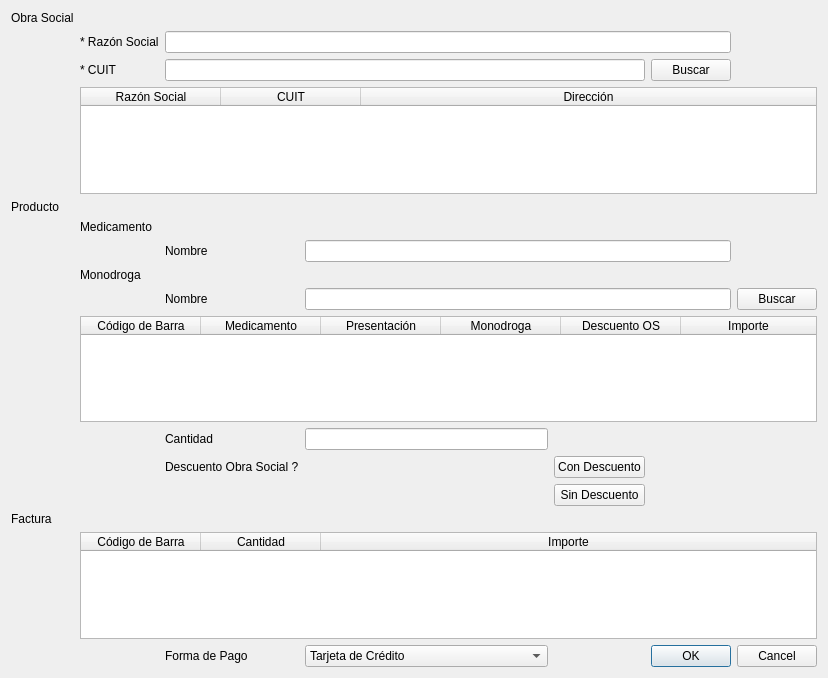
<?xml version="1.0" encoding="UTF-8"?>
<ui version="4.0">
 <class>vtnVentaContado</class>
 <widget class="QWidget" name="vtnVentaContado">
  <property name="geometry">
   <rect>
    <x>0</x>
    <y>0</y>
    <width>828</width>
    <height>678</height>
   </rect>
  </property>
  <property name="windowTitle">
   <string>Venta Contado</string>
  </property>
  <layout class="QVBoxLayout" name="verticalLayout">
   <item>
    <layout class="QGridLayout" name="gridLayout">
     <item row="4" column="0">
      <widget class="QLabel" name="label_4">
       <property name="text">
        <string>Producto</string>
       </property>
      </widget>
     </item>
     <item row="2" column="5">
      <widget class="QPushButton" name="pushButton_2">
       <property name="text">
        <string>Buscar</string>
       </property>
      </widget>
     </item>
     <item row="8" column="3" colspan="3">
      <widget class="QLineEdit" name="lineEdit_4"/>
     </item>
     <item row="15" column="2">
      <widget class="QLabel" name="label_10">
       <property name="text">
        <string>Forma de Pago</string>
       </property>
      </widget>
     </item>
     <item row="11" column="2">
      <widget class="QLabel" name="label_8">
       <property name="text">
        <string>Descuento Obra Social ?</string>
       </property>
      </widget>
     </item>
     <item row="6" column="2">
      <widget class="QLabel" name="label_12">
       <property name="text">
        <string>Nombre</string>
       </property>
      </widget>
     </item>
     <item row="7" column="1">
      <widget class="QLabel" name="label_6">
       <property name="text">
        <string>Monodroga</string>
       </property>
      </widget>
     </item>
     <item row="0" column="0">
      <widget class="QLabel" name="label">
       <property name="text">
        <string>Obra Social</string>
       </property>
      </widget>
     </item>
     <item row="1" column="2" colspan="4">
      <widget class="QLineEdit" name="lineEdit"/>
     </item>
     <item row="15" column="3">
      <widget class="QComboBox" name="comboBox">
       <item>
        <property name="text">
         <string>Tarjeta de Crédito</string>
        </property>
       </item>
       <item>
        <property name="text">
         <string>Tarjeta de Débito</string>
        </property>
       </item>
       <item>
        <property name="text">
         <string>Efectivo</string>
        </property>
       </item>
       <item>
        <property name="text">
         <string>Nota de Crédito</string>
        </property>
       </item>
      </widget>
     </item>
     <item row="10" column="3">
      <widget class="QLineEdit" name="lineEdit_5"/>
     </item>
     <item row="5" column="1">
      <widget class="QLabel" name="label_5">
       <property name="text">
        <string>Medicamento</string>
       </property>
      </widget>
     </item>
     <item row="14" column="1" colspan="6">
      <widget class="QTableWidget" name="tableWidget_3">
       <attribute name="horizontalHeaderDefaultSectionSize">
        <number>120</number>
       </attribute>
       <attribute name="horizontalHeaderMinimumSectionSize">
        <number>80</number>
       </attribute>
       <attribute name="horizontalHeaderShowSortIndicator" stdset="0">
        <bool>false</bool>
       </attribute>
       <attribute name="horizontalHeaderStretchLastSection">
        <bool>true</bool>
       </attribute>
       <attribute name="verticalHeaderCascadingSectionResizes">
        <bool>false</bool>
       </attribute>
       <attribute name="verticalHeaderShowSortIndicator" stdset="0">
        <bool>false</bool>
       </attribute>
       <attribute name="verticalHeaderStretchLastSection">
        <bool>false</bool>
       </attribute>
       <column>
        <property name="text">
         <string>Código de Barra</string>
        </property>
       </column>
       <column>
        <property name="text">
         <string>Cantidad</string>
        </property>
       </column>
       <column>
        <property name="text">
         <string>Importe</string>
        </property>
       </column>
      </widget>
     </item>
     <item row="10" column="2">
      <widget class="QLabel" name="label_7">
       <property name="text">
        <string>Cantidad</string>
       </property>
      </widget>
     </item>
     <item row="2" column="1">
      <widget class="QLabel" name="label_3">
       <property name="text">
        <string>* CUIT</string>
       </property>
      </widget>
     </item>
     <item row="3" column="1" colspan="6">
      <widget class="QTableWidget" name="tableWidget">
       <attribute name="horizontalHeaderDefaultSectionSize">
        <number>140</number>
       </attribute>
       <attribute name="horizontalHeaderStretchLastSection">
        <bool>true</bool>
       </attribute>
       <column>
        <property name="text">
         <string>Razón Social</string>
        </property>
       </column>
       <column>
        <property name="text">
         <string>CUIT</string>
        </property>
       </column>
       <column>
        <property name="text">
         <string>Dirección</string>
        </property>
       </column>
      </widget>
     </item>
     <item row="1" column="1">
      <widget class="QLabel" name="label_2">
       <property name="text">
        <string>* Razón Social</string>
       </property>
      </widget>
     </item>
     <item row="6" column="3" colspan="3">
      <widget class="QLineEdit" name="lineEdit_3"/>
     </item>
     <item row="8" column="2">
      <widget class="QLabel" name="label_11">
       <property name="text">
        <string>Nombre</string>
       </property>
      </widget>
     </item>
     <item row="2" column="2" colspan="3">
      <widget class="QLineEdit" name="lineEdit_2"/>
     </item>
     <item row="8" column="6">
      <widget class="QPushButton" name="pushButton">
       <property name="focusPolicy">
        <enum>Qt::TabFocus</enum>
       </property>
       <property name="text">
        <string>Buscar</string>
       </property>
      </widget>
     </item>
     <item row="12" column="4">
      <widget class="QPushButton" name="pushButton_3">
       <property name="text">
        <string>Sin Descuento</string>
       </property>
      </widget>
     </item>
     <item row="9" column="1" colspan="6">
      <widget class="QTableWidget" name="tableWidget_2">
       <attribute name="horizontalHeaderDefaultSectionSize">
        <number>120</number>
       </attribute>
       <attribute name="horizontalHeaderStretchLastSection">
        <bool>true</bool>
       </attribute>
       <column>
        <property name="text">
         <string>Código de Barra</string>
        </property>
       </column>
       <column>
        <property name="text">
         <string>Medicamento</string>
        </property>
       </column>
       <column>
        <property name="text">
         <string>Presentación</string>
        </property>
       </column>
       <column>
        <property name="text">
         <string>Monodroga</string>
        </property>
       </column>
       <column>
        <property name="text">
         <string>Descuento OS</string>
        </property>
       </column>
       <column>
        <property name="text">
         <string>Importe</string>
        </property>
       </column>
      </widget>
     </item>
     <item row="15" column="5" colspan="2">
      <widget class="QDialogButtonBox" name="buttonBox">
       <property name="standardButtons">
        <set>QDialogButtonBox::Cancel|QDialogButtonBox::Ok</set>
       </property>
      </widget>
     </item>
     <item row="13" column="0">
      <widget class="QLabel" name="label_9">
       <property name="text">
        <string>Factura</string>
       </property>
      </widget>
     </item>
     <item row="11" column="4">
      <widget class="QPushButton" name="pushButton_4">
       <property name="text">
        <string>Con Descuento</string>
       </property>
      </widget>
     </item>
    </layout>
   </item>
  </layout>
 </widget>
 <tabstops>
  <tabstop>lineEdit</tabstop>
  <tabstop>lineEdit_2</tabstop>
  <tabstop>pushButton_2</tabstop>
  <tabstop>tableWidget</tabstop>
  <tabstop>lineEdit_3</tabstop>
  <tabstop>lineEdit_4</tabstop>
  <tabstop>pushButton</tabstop>
  <tabstop>tableWidget_2</tabstop>
  <tabstop>lineEdit_5</tabstop>
  <tabstop>pushButton_4</tabstop>
  <tabstop>pushButton_3</tabstop>
  <tabstop>tableWidget_3</tabstop>
  <tabstop>comboBox</tabstop>
  <tabstop>buttonBox</tabstop>
 </tabstops>
 <resources/>
 <connections/>
</ui>
